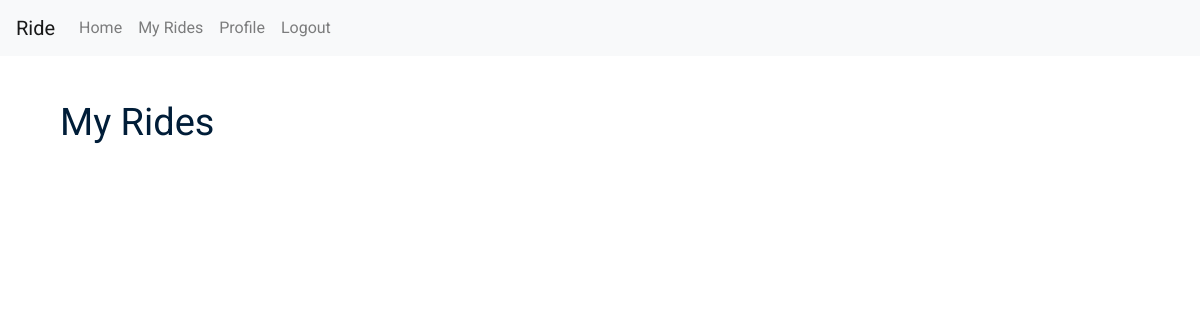
Page /driver/myrides (signed in) on the earlier database version.
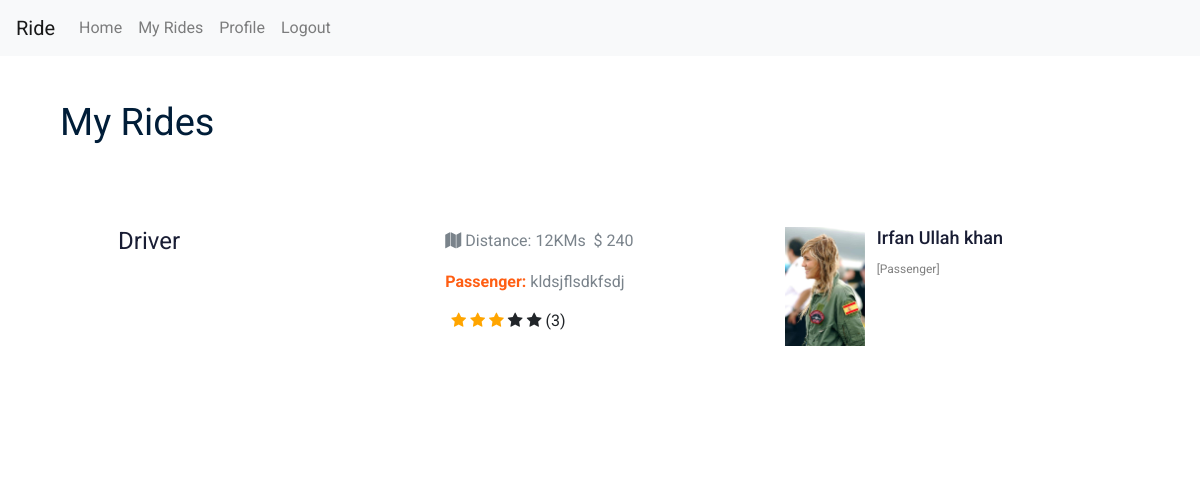
Same page on the later database version.
### app/models/models.py (models this page shows, shortened)
class User(db.Model,UserMixin):
    __tablename__ = "users"
    id = db.Column(db.Integer, primary_key=True)
    name = db.Column(db.String(100), nullable=False)
    surname = db.Column(db.String(100), nullable=False)
    email = db.Column(db.String(100), unique=True, nullable=False)
    country = db.Column(db.String(100),nullable=True)
    password = db.Column(db.String(150), nullable=False)
    zipcode = db.Column(db.Integer, default=0)
    roles = db.Column(db.String(10), default="Passenger")
    profile_image = db.Column(db.String(255), nullable=True, default="0")
    profile_description = db.Column(db.String(255), nullable=True) #############
    isOnline = db.Column(db.Integer, nullable=False, default=0)
    member_since = db.Column(db.DateTime, nullable=False, default=datetime.utcnow)
    charges_per_kilo = db.Column(db.Integer, default=0) #only for driver ###############
    passengers = db.relationship('Ride', foreign_keys="[Ride.passenger_id]")
    drivers = db.relationship('Ride', foreign_keys="[Ride.driver_id]")

class Ride(db.Model):
    __tablename__ = "rides"
    id = db.Column(db.Integer, primary_key=True)
    driver_id = db.Column(db.Integer, db.ForeignKey('users.id'))
    passenger_id = db.Column(db.Integer, db.ForeignKey('users.id'))
    zipcode = db.Column(db.Integer, nullable=False) ###################remove
    from_loc = db.Column(db.String(150), nullable=False)
    to_loc = db.Column(db.String(150), nullable=False)
    isStarted = db.Column(db.Integer, default=0) #0: not started, 1: started, 2: responded by other driver.
    isEnded = db.Column(db.Integer, default=0) #0: not ended, 1: ended
    isPaid = db.Column(db.Integer, default=0) #0: not paid, 1: paid
    isConfirmed = db.Column(db.Integer, default=0) #0######## remove
    passenger_ratings = db.Column(db.Integer, nullable=True)############
    driver_ratings = db.Column(db.Integer, nullable=True) ##########
    passenger_ratings = db.Column(db.Integer, default=0)
    distance = db.Column(db.Integer, default=0)
    driver_review_for_passenger = db.Column(
        db.String(255), nullable=True)  # will be updated when ride ends ############
    passenger_review_for_driver = db.Column(
        db.String(255), nullable=True)  # will be updated when ride ends
    price = db.Column(db.Integer, nullable=False)
    isReviewedByDriver = db.Column(db.Integer, nullable=False, default=0)#####################
    isReviewedByPassenger = db.Column(db.Integer, nullable=False, default=0)
    ride_date = db.Column(db.DateTime, nullable=False, default=datetime.utcnow)

### app/driver/views.py (the view)
@driveblueprint.route("/myrides")
@login_required
def my_rides():
    isDriver()
    user = current_user
    rides =  db.engine.execute(text("SELECT * from rides left join users on users.id = rides.passenger_id where driver_id = "+str(user.id)))
    return render_template("driver_my_rides.html", rides=rides, zipcode_updated=has_zipcode_been_updated(user), user=user)

### app/driver/views.py (called while the page is built)
def isDriver():
    user = current_user
    if not user.roles == "Passenger":
        return redirect("/logout")

def has_zipcode_been_updated(user):
    if user.zipcode == 0:
        return True
    else:
        return False

### app/models/models.py (called while the page is built)
@login_manager.user_loader
def load_user(user_id):
    return User.query.get(user_id)

### app/driver/templates/driver_my_rides.html (shortened to what the changed rows need)
{% extends 'driver_masterlayout.html' %}
{% block body %}
<section class="contact-section section_padding">
    <div class="container">
        <div class="row">
            <div class="col-lg-12">
                <div class="job_listing_area" style="background-color:white;">
                    <div class="container">
                        <div class="job_lists">
                            <div class="row">
                                                            {% for ride in rides %}
                                <div class="col-lg-12 col-md-12">
                                    <div class="single_jobs white-bg d-flex justify-content-between">
                                        <div class="col-md-4">
                                            <div class="jobs_left d-flex align-items-center">
                                                <div class="">
                                                </div>
                                                <div class="jobs_conetent">
                                                    <a href=""><h4>{{user.name}}</h4></a>
                                                </div>
                                            </div>
                                        </div>
                                        <div class="col-md-4">
                                            <div class="links_locat d-flex align-items-center">
                                                <div class="location">
                                                    <p><i class="fa fa-map"></i> Distance: {{ride.distance}}KMs</p>
                                                </div>
                                                <div class="location">
                                                    <p> $ {{ride.price}}</p>
                                                </div>
                                            </div>
                                            {% if ride.isReviewedByPassenger == 1 %}
                                            <p><b>Passenger:</b> {{ride.passenger_review_for_driver}}</p>
                                            <div style="margin-left:6px;" class="reply-btn">
                                                {% for i in range(0,5) %}
                                                {% if i+1 <= ride.driver_ratings %}
                                                <span><i class="fa fa-star checked"></i></span>
                                                {% else %}
                                                <span><i class="fa fa-star"></i></span>
                                                {% endif %}
                                                {% endfor %}
                                                ({{ride.driver_ratings}})
                                            </div>
                                            {% endif %}
                                        </div>
                                        <div class="col-md-4">
                                            <div class="jobs_right">
                                                <div class=" pull-left">
                                                    {% if ride.profile_image == "0" %}
                                                    <img src="https://mdbootstrap.com/img/Photos/Others/placeholder-avatar.jpg"
                                                         class="img-responsive" style="width:80px;margin-right:12px;"
                                                         alt="">
                                                    {% else %}
                                                    <img src="{{url_for('static',filename='uploads/'+ride.profile_image)}}"
                                                         class="img-responsive" style="width:80px;margin-right:12px;"
                                                         alt="">
                                                    {% endif %}
                                                </div>
                                                <div class="jobs_conetent">
                                                    <a href="{{url_for('frontend_blue_print.driver_profile',driver_id=ride.driver_id)}}">
                                                        <h4>{{ride.name}}</h4><span
                                                            style="font-size:12px;color:gray;">[Passenger]</span></a>
                                                </div>
                                            </div>
                                        </div>
                                    </div>
                                </div>
                                {% endfor %}
                            </div>
                        </div>
                    </div>
                </div>
            </div>
        </div>
    </div>
</section>
{% endblock %}

Differences in the rows shown:
added Ride: distance "12", price "240", passenger_review_for_driver "kldsjflsdkfsdj", isReviewedByPassenger 1 (drawn), driver_ratings "3", profile_image (picture), name "Irfan Ullah khan"
now on this page (row edited): User: name "Driver"
